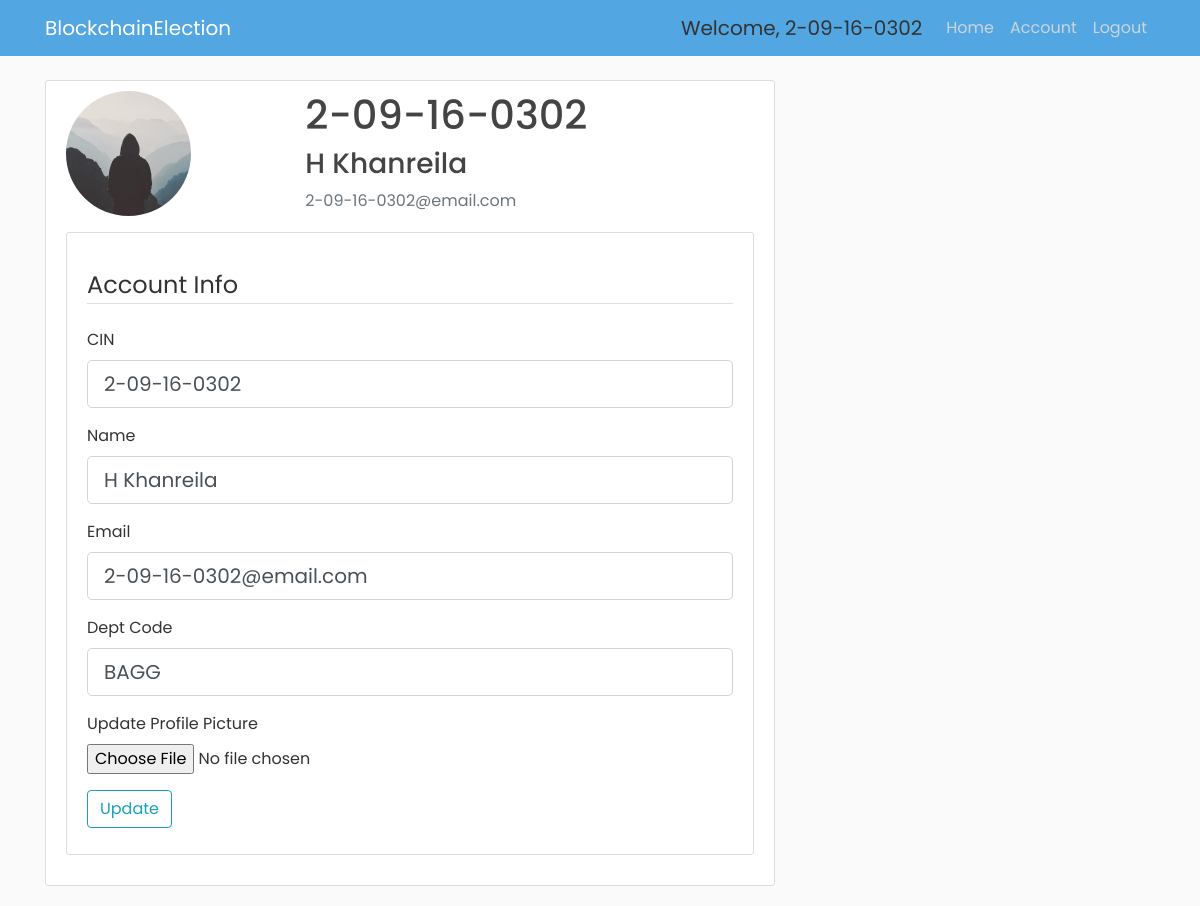
Screenshot of /account (signed in) with the database file from the repository.
### app/models.py (models this page shows, shortened)
class Voter(db.Model, UserMixin):
    id = db.Column(db.Integer, primary_key=True)
    cin = db.Column(db.String(30), unique=True, nullable=False)
    name = db.Column(db.String(255), nullable=False)
    email = db.Column(db.String(30), unique=True, nullable=False)
    dept = db.Column(db.String(4), db.ForeignKey('department.dept_code'), nullable=False)
    imagefile = db.Column(db.String(20), nullable=False, default='default.jpg')
    password = db.Column(db.String(60), nullable=False)
    join_year = db.Column(db.Integer, nullable=False, default=2016)
    is_admin = db.Column(db.Boolean, default=False, nullable=False)

### app/routes.py (the view)
@app.route("/account", methods=['GET', 'POST'])
@login_required
def account():
    form = UpdateAccountForm()
    if form.validate_on_submit():
        if form.picture.data:
            picture_file = save_picture(form.picture.data)
            current_user.imagefile = picture_file
        current_user.cin = form.cin.data
        current_user.name = form.name.data
        current_user.email = form.email.data
        current_user.dept = form.dept.data
        db.session.commit()
        flash('Your account has been updated!', 'success')
        return redirect(url_for('account'))
    elif request.method == 'GET':
        form.cin.data = current_user.cin
        form.name.data = current_user.name
        form.email.data = current_user.email
        form.dept.data = current_user.dept
    image_file = url_for('static', filename='profile_pics/' + current_user.imagefile)
    return render_template("account.html", title="Account", image_file=image_file, form=form)

### app/forms.py (shortened to what this page needs)
class UpdateAccountForm(FlaskForm):
    cin = StringField('CIN', validators=[DataRequired()])
    name = StringField('Name', validators=[DataRequired(), Length(min=3, max=255)])
    email = StringField('Email', validators=[DataRequired(), Email()])
    dept = StringField('Dept Code', validators=[DataRequired(), Length(min=4, max=4)])
    picture = FileField('Update Profile Picture', validators=[FileAllowed(['jpg', 'png'])])
    submit = SubmitField('Update')

### app/models.py (called while the page is built)
@login_manager.user_loader
def load_user(user_id):
    return Voter.query.get(int(user_id))

### app/templates/account.html (shortened to what this page needs)
{% extends "base.html" %}
{% block content %}
    <div class="content-section">
        <div class="row">
            <div class="col-md-4">
                <img class="rounded-circle account-img" src="{{ image_file }}">
            </div>
            <div class="col-md-8">
                <h2 class="account-heading">{{ current_user.cin }}</h2>
                <h3>{{ current_user.name }}</h3>
                <p class="text-secondary">{{ current_user.email }}</p>
            </div>
        </div>
        <div class="content-section">
            <form action="" method="POST" enctype="multipart/form-data">
              <br class="form-group">
                <legend class="border-bottom mb-4">Account Info</legend>
                <div class="form-group">
                  {{ form.cin.label(class="form-control-label") }}
                  {% if form.cin.errors%}
                    {{ form.cin(class="form-control form-control-lg is-invalid") }}
                    <div class="invalid-feedback">
                      {% for error in form.cin.errors %}
                      <span>{{ error }}</span>
                      {% endfor %}
                    </div>
                  {% else %}
                    {{ form.cin(class="form-control form-control-lg") }}
                    {% endif %}
                </div>
                <div class="form-group mt-2">
                  {{ form.name.label(class="form-control-label") }}
                  {% if form.name.errors %}
                    {{ form.name(class="form-control form-control-lg is-invalid") }}
                    <div class="invalid-feedback">
                      {% for error in form.name.errors %}
                      <span>{{ error }}</span>
                      {% endfor %}
                    </div>
                  {% else %}
                  {{ form.name(class="form-control form-control-lg") }}
                  {% endif %}
                </div>
                <div class="form-group mt-2">
                  {{ form.email.label(class="form-control-label") }}
                  {% if form.email.errors %}
                    {{ form.email(class="form-control form-control-lg is-invalid") }}
                    <div class="invalid-feedback">
                      {% for error in form.email.errors %}
                      <span>{{ error }}</span>
                      {% endfor %}
                    </div>
                  {% else %}
                    {{ form.email(class="form-control form-control-lg") }}
                  {% endif %}
                </div>
                <div class="form-group mt-2">
                  {{ form.dept.label(class="form-control-label") }}
                  {% if form.dept.errors %}
                    {{ form.dept(class="form-control form-control-lg is-invalid") }}
                    <div class="invalid-feedback">
                      {% for error in form.dept.errors %}
                      <span>{{ error }}</span>
                      {% endfor %}
                    </div>
                  {% else %}
                    {{ form.dept(class="form-control form-control-lg") }}
                  {% endif %}
                </div>
                <div class="form-group mt-2">
                    {{ form.picture.label() }}
                    {{ form.picture(class="form-control-file") }}
                </div>
              <div class="form-group mt-3">
                {{ form.submit(class="btn btn-outline-info") }}
              </div>
            </form>
          </div>
    </div>
{% endblock content %}

### app/templates/navbar.html (shortened to what this page needs)
<header class="site-header">
  <nav class="navbar navbar-expand-md navbar-dark bg-steel fixed-top">
    <div class="container">
      <a class="navbar-brand mr-4" href="{{ url_for('index2') }}">BlockchainElection</a>
      <div class="collapse navbar-collapse" id="navbarToggle">
        <div class="navbar-nav ml-auto">
          {% if current_user.is_admin %}
          <a class="navbar-brand disabled ml-2" style="cursor: default;">Welcome, {{ current_user.cin }}</a>
          <a class="nav-item nav-link" href="{{ url_for('home') }}">Home</a>
          <a class="nav-item nav-link" href="{{ url_for('admin') }}">Admin</a>
          <a class="nav-item nav-link" href="{{ url_for('account') }}">Account</a>
          <a class="nav-item nav-link" href="{{ url_for('logout') }}">Logout</a>
          {% elif current_user.is_authenticated %}
          <a class="navbar-brand disabled ml-2" style="cursor: default;">Welcome, {{ current_user.cin }}</a>
          <a class="nav-item nav-link" href="{{ url_for('home') }}">Home</a>
          <a class="nav-item nav-link" href="{{ url_for('account') }}">Account</a>
          <a class="nav-item nav-link" href="{{ url_for('logout') }}">Logout</a>
          {% else %}
            <a class="nav-item nav-link" href="{{ url_for('login') }}">Login</a>
            <a class="nav-item nav-link" href="{{ url_for('register') }}">Register</a>
          {% endif %}
        </div>
      </div>
    </div>
  </nav>
</header>

### app/static/main.css (style rules this page uses)
body { background: #fafafa; color: #333333; margin-top: 5rem; font-family: "Poppins", sans-serif; }
h1, h2, h3, h4, h5, h6 { color: #444444; }
.bg-steel { background-color: #52a6e2; }
.site-header .navbar-nav .nav-link { color: #cbd5db; }
.content-section { background: #ffffff; padding: 10px 20px; border: 1px solid #dddddd; border-radius: 3px; margin-bottom: 20px; }
.account-img { height: 125px; width: 125px; margin-right: 20px; margin-bottom: 16px; }
.account-heading { font-size: 2.5rem; }

### rows the page displays
Voter: cin "2-09-16-0302", name "H Khanreila", email "2-09-16-0302@email.com", dept "BAGG"
